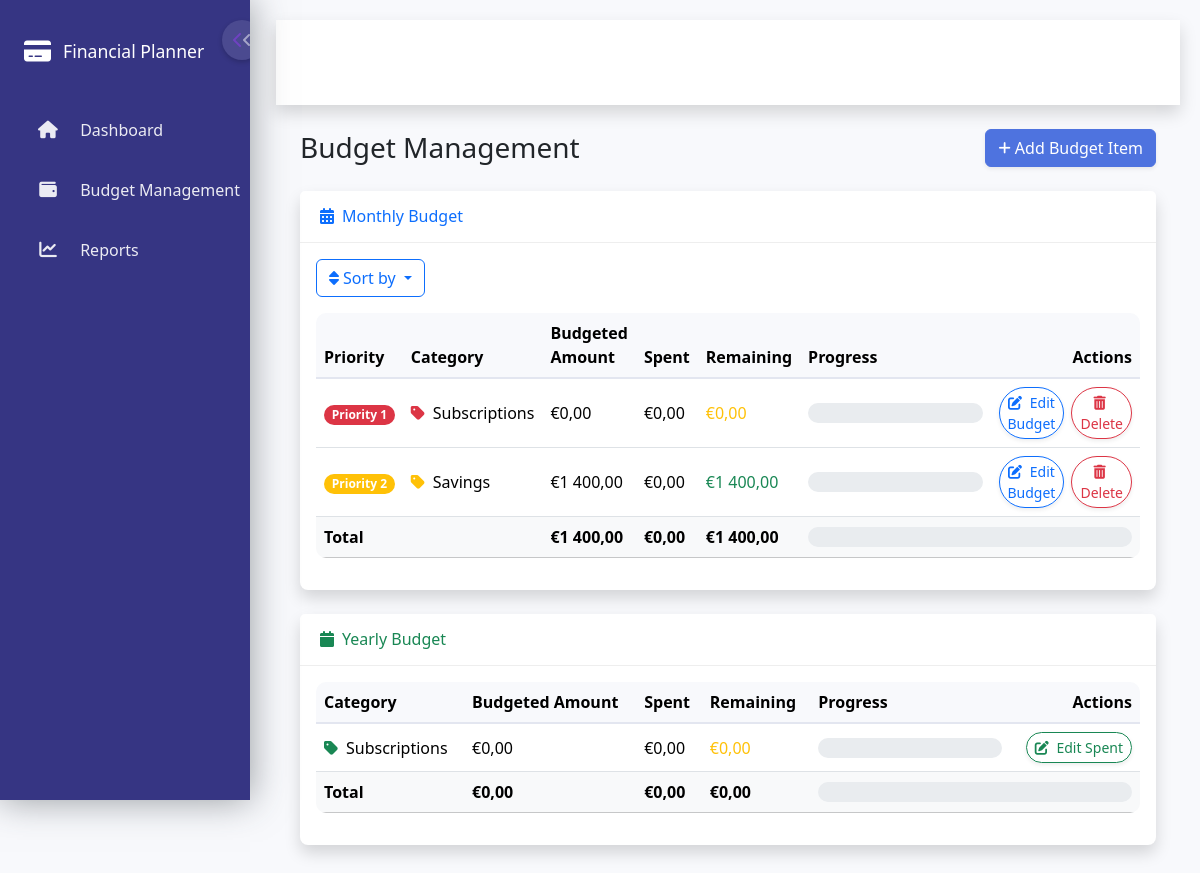
Page /budget on the committed database.
### app.py (models this page shows)
class Budget(db.Model):
    id = db.Column(db.Integer, primary_key=True)
    category = db.Column(db.String(50), nullable=False)
    amount = db.Column(db.Float, nullable=False)
    spent = db.Column(db.Float, nullable=False, default=0.0)
    period = db.Column(db.String(20), nullable=False)  # monthly or yearly
    year = db.Column(db.Integer, nullable=False)
    month = db.Column(db.Integer, nullable=True)  # null for yearly budgets
    priority = db.Column(db.Integer, nullable=False)  # 1, 2, or 3

### app.py (the view)
@app.route('/budget')
def budget():
    current_year = datetime.now().year
    current_month = datetime.now().month
    monthly_budgets = Budget.query.filter_by(
        period='monthly',
        year=current_year,
        month=current_month
    ).all()
    yearly_budgets = Budget.query.filter_by(
        period='yearly',
        year=current_year
    ).all()
    monthly_subscription_total, yearly_subscription_total = calculate_subscription_totals()
    monthly_subscription_budget = Budget.query.filter_by(
        category='Subscriptions',
        period='monthly',
        year=current_year,
        month=current_month
    ).first()
    if not monthly_subscription_budget:
        monthly_subscription_budget = Budget(
            category='Subscriptions',
            amount=monthly_subscription_total,
            spent=monthly_subscription_total,  # Set spent equal to amount since these are fixed costs
            period='monthly',
            year=current_year,
            month=current_month,
            priority=1  # Set as high priority since these are recurring commitments
        )
        db.session.add(monthly_subscription_budget)
    else:
        monthly_subscription_budget.amount = monthly_subscription_total
        monthly_subscription_budget.spent = monthly_subscription_total
    yearly_subscription_budget = Budget.query.filter_by(
        category='Subscriptions',
        period='yearly',
        year=current_year
    ).first()
    if not yearly_subscription_budget:
        yearly_subscription_budget = Budget(
            category='Subscriptions',
            amount=yearly_subscription_total,
            spent=yearly_subscription_total,  # Set spent equal to amount since these are fixed costs
            period='yearly',
            year=current_year,
            priority=1  # Set as high priority since these are recurring commitments
        )
        db.session.add(yearly_subscription_budget)
    else:
        yearly_subscription_budget.amount = yearly_subscription_total
        yearly_subscription_budget.spent = yearly_subscription_total
    db.session.commit()
    return render_template('budget.html',
                         monthly_budgets=monthly_budgets,
                         yearly_budgets=yearly_budgets)

### templates/budget.html (shortened to what this page needs)
{% extends "base.html" %} {% block title %}Budget Management{% endblock %} {%
block content %}
<div class="container-fluid">
  <div class="d-sm-flex align-items-center justify-content-between mb-4">
    <h1 class="h3 mb-0 text-gray-800">Budget Management</h1>
    <button
      type="button"
      class="btn btn-primary shadow-sm"
      data-bs-toggle="modal"
      data-bs-target="#addBudgetModal"
    >
      <i class="fas fa-plus fa-sm"></i> Add Budget Item
    </button>
  </div>
  <div class="card shadow mb-4 border-0 rounded-3">
    <div class="card-header py-3 bg-white border-bottom-primary">
      <h6 class="m-0 font-weight-bold text-primary">
        <i class="fas fa-calendar-alt me-2"></i>Monthly Budget
      </h6>
    </div>
    <div class="card-body">
      <div class="mb-3">
        <div class="btn-group">
          <button
            class="btn btn-outline-primary dropdown-toggle"
            type="button"
            id="sortDropdown"
            data-bs-toggle="dropdown"
            aria-expanded="false"
          >
            <i class="fas fa-sort me-1"></i>Sort by
          </button>
        </div>
      </div>
      <div class="table-responsive">
        <table class="table table-hover align-middle" id="budgetTable">
          <thead class="table-light">
            <tr>
              <th>Priority</th>
              <th>Category</th>
              <th>Budgeted Amount</th>
              <th>Spent</th>
              <th>Remaining</th>
              <th>Progress</th>
              <th class="text-end">Actions</th>
            </tr>
          </thead>
          <tbody>
            {% for budget in monthly_budgets %}
            <tr
              data-priority="{{ budget.priority }}"
              data-category="{{ budget.category }}"
              data-amount="{{ budget.amount }}"
              data-spent="{{ budget.spent }}"
              data-remaining="{{ budget.amount - budget.spent }}"
            >
              <td>
                <span
                  class="badge {% if budget.priority == 1 %}bg-danger{% elif budget.priority == 2 %}bg-warning{% else %}bg-info{% endif %} rounded-pill"
                >
                  Priority {{ budget.priority }}
                </span>
              </td>
              <td>
                <div class="d-flex align-items-center">
                  <i
                    class="fas fa-tag {% if budget.priority == 1 %}text-danger{% elif budget.priority == 2 %}text-warning{% else %}text-info{% endif %} me-2"
                  ></i>
                  {{ budget.category }}
                </div>
              </td>
              <td>{{ budget.amount|format_currency }}</td>
              <td>{{ budget.spent|format_currency }}</td>
              <td
                class="{% if (budget.amount - budget.spent) < 0 %}text-danger{% elif (budget.amount - budget.spent) == 0 %}text-warning{% else %}text-success{% endif %}"
              >
                {{ (budget.amount - budget.spent)|format_currency }}
              </td>
              <td style="width: 200px">
                <div class="progress rounded-pill" style="height: 20px">
                  {% if budget.amount > 0 %} {% set progress = (budget.spent /
                  budget.amount * 100)|round %} {% else %} {% set progress = 100
                  if budget.spent > 0 else 0 %} {% endif %}
                </div>
              </td>
              <td class="text-end">
                <div class="btn-group">
                  <button
                    type="button"
                    class="btn btn-outline-primary btn-sm rounded-pill shadow-sm me-2"
                    onclick="editSpent({{ budget.id }}, '{{ budget.category }}', {{ budget.spent }}, {{ budget.priority }})"
                  >
                    <i class="fas fa-edit me-1"></i> Edit Budget
                  </button>
                  <button
                    type="button"
                    class="btn btn-outline-danger btn-sm rounded-pill shadow-sm"
                    onclick="confirmDelete({{ budget.id }}, '{{ budget.category }}')"
                  >
                    <i class="fas fa-trash-alt me-1"></i> Delete
                  </button>
                </div>
              </td>
            </tr>
            {% endfor %}
          </tbody>
          <tfoot class="table-light fw-bold">
            <tr>
              <td colspan="2">Total</td>
              <td>
                {{ monthly_budgets|sum(attribute='amount')|format_currency }}
              </td>
              <td>
                {{ monthly_budgets|sum(attribute='spent')|format_currency }}
              </td>
              <td>
                {{ (monthly_budgets|sum(attribute='amount') -
                monthly_budgets|sum(attribute='spent'))|format_currency }}
              </td>
              <td colspan="2">
                <div class="progress rounded-pill" style="height: 20px">
                  {% set total_progress =
                  (monthly_budgets|sum(attribute='spent') /
                  monthly_budgets|sum(attribute='amount') * 100)|round if
                  monthly_budgets|sum(attribute='amount') > 0 else 0 %}
                </div>
              </td>
            </tr>
          </tfoot>
        </table>
      </div>
    </div>
  </div>
  <div class="card shadow mb-4 border-0 rounded-3">
    <div class="card-header py-3 bg-white border-bottom-success">
      <h6 class="m-0 font-weight-bold text-success">
        <i class="fas fa-calendar me-2"></i>Yearly Budget
      </h6>
    </div>
    <div class="card-body">
      <div class="table-responsive">
        <table class="table table-hover align-middle">
          <thead class="table-light">
            <tr>
              <th>Category</th>
              <th>Budgeted Amount</th>
              <th>Spent</th>
              <th>Remaining</th>
              <th>Progress</th>
              <th class="text-end">Actions</th>
            </tr>
          </thead>
          <tbody>
            {% for budget in yearly_budgets %}
            <tr>
              <td>
                <div class="d-flex align-items-center">
                  <i class="fas fa-tag text-success me-2"></i>
                  {{ budget.category }}
                </div>
              </td>
              <td>{{ budget.amount|format_currency }}</td>
              <td>{{ budget.spent|format_currency }}</td>
              <td
                class="{% if (budget.amount - budget.spent) < 0 %}text-danger{% elif (budget.amount - budget.spent) == 0 %}text-warning{% else %}text-success{% endif %}"
              >
                {{ (budget.amount - budget.spent)|format_currency }}
              </td>
              <td style="width: 200px">
                <div class="progress rounded-pill" style="height: 20px">
                  {% if budget.amount > 0 %} {% set progress = (budget.spent /
                  budget.amount * 100)|round %} {% else %} {% set progress = 100
                  if budget.spent > 0 else 0 %} {% endif %}
                </div>
              </td>
              <td class="text-end">
                <button
                  type="button"
                  class="btn btn-outline-success btn-sm rounded-pill shadow-sm"
                  onclick="editSpent({{ budget.id }}, '{{ budget.category }}', {{ budget.spent }})"
                >
                  <i class="fas fa-edit me-1"></i> Edit Spent
                </button>
              </td>
            </tr>
            {% endfor %}
          </tbody>
          <tfoot class="table-light fw-bold">
            <tr>
              <td>Total</td>
              <td>
                {{ yearly_budgets|sum(attribute='amount')|format_currency }}
              </td>
              <td>
                {{ yearly_budgets|sum(attribute='spent')|format_currency }}
              </td>
              <td>
                {{ (yearly_budgets|sum(attribute='amount') -
                yearly_budgets|sum(attribute='spent'))|format_currency }}
              </td>
              <td colspan="2">
                <div class="progress rounded-pill" style="height: 20px">
                  {% set total_yearly_progress =
                  (yearly_budgets|sum(attribute='spent') /
                  yearly_budgets|sum(attribute='amount') * 100)|round if
                  yearly_budgets|sum(attribute='amount') > 0 else 0 %}
                </div>
              </td>
            </tr>
          </tfoot>
        </table>
      </div>
    </div>
  </div>
</div>
{% endblock %}

### templates/base.html (shortened to what this page needs)
<!DOCTYPE html>
<html lang="en">
  <head>
    <link
      href="https://cdn.jsdelivr.net/npm/bootstrap@5.3.2/dist/css/bootstrap.min.css"
      rel="stylesheet"
    />
    <link
      href="https://cdnjs.cloudflare.com/ajax/libs/font-awesome/6.0.0/css/all.min.css"
      rel="stylesheet"
    />
    <link
      href="{{ url_for('static', filename='css/style.css') }}"
      rel="stylesheet"
    />
  </head>
  <body>
    <div id="wrapper">
      <nav class="sidebar" id="sidebar">
        <div class="sidebar-content">
          <a class="sidebar-brand" href="/">
            <i class="fas fa-credit-card"></i>
            <span>Financial Planner</span>
          </a>
          <button class="sidebar-toggle" id="sidebarToggle">
            <i class="fas fa-chevron-left"></i>
          </button>
          <ul class="nav-items">
            <li class="nav-item">
              <a class="nav-link" href="/">
                <i class="fas fa-home"></i>
                <span>Dashboard</span>
              </a>
            </li>
            <li class="nav-item">
              <a
                class="nav-link collapsed"
                href="#"
                data-bs-toggle="collapse"
                data-bs-target="#collapseBudget"
              >
                <i class="fas fa-wallet"></i>
                <span>Budget Management</span>
              </a>
            </li>
            <li class="nav-item">
              <a class="nav-link" href="/reports">
                <i class="fas fa-chart-line"></i>
                <span>Reports</span>
              </a>
            </li>
          </ul>
        </div>
      </nav>
      <div id="content-wrapper">
        <div id="content">
          <nav
            class="navbar navbar-expand navbar-light bg-white topbar mb-4 static-top shadow"
          >
            <ul class="navbar-nav ml-auto">
              <li class="nav-item dropdown no-arrow">
                <a
                  class="nav-link dropdown-toggle"
                  href="#"
                  id="userDropdown"
                  role="button"
                  data-bs-toggle="dropdown"
                  aria-expanded="false"
                >
                  <span class="mr-2 d-none d-lg-inline text-gray-600 small"
                    >Personal Account</span
                  >
                  <i class="fas fa-user fa-fw"></i>
                </a>
              </li>
            </ul>
          </nav>
          <div class="container-fluid">{% block content %}{% endblock %}</div>
        </div>
      </div>
    </div>
  </body>
</html>

### rows in the picture
Budget: priority "1", category "Subscriptions", amount "€0,00", spent "€0,00", (budget.amount-budget.spent)|format_currency "€0,00"
Budget: priority "2", category "Savings", amount "€1 400,00", spent "€0,00", (budget.amount-budget.spent)|format_currency "€1 400,00"
Budget: category "Subscriptions", amount "€0,00", spent "€0,00", (budget.amount-budget.spent)|format_currency "€0,00"

### other values in the picture
{{ monthly_budgets|sum(attribute='amount')|format_currency }} "€1 400,00"
{{ monthly_budgets|sum(attribute='spent')|format_currency }} "€0,00"
{{ yearly_budgets|sum(attribute='amount')|format_currency }} "€0,00"
{{ yearly_budgets|sum(attribute='spent')|format_currency }} "€0,00"
